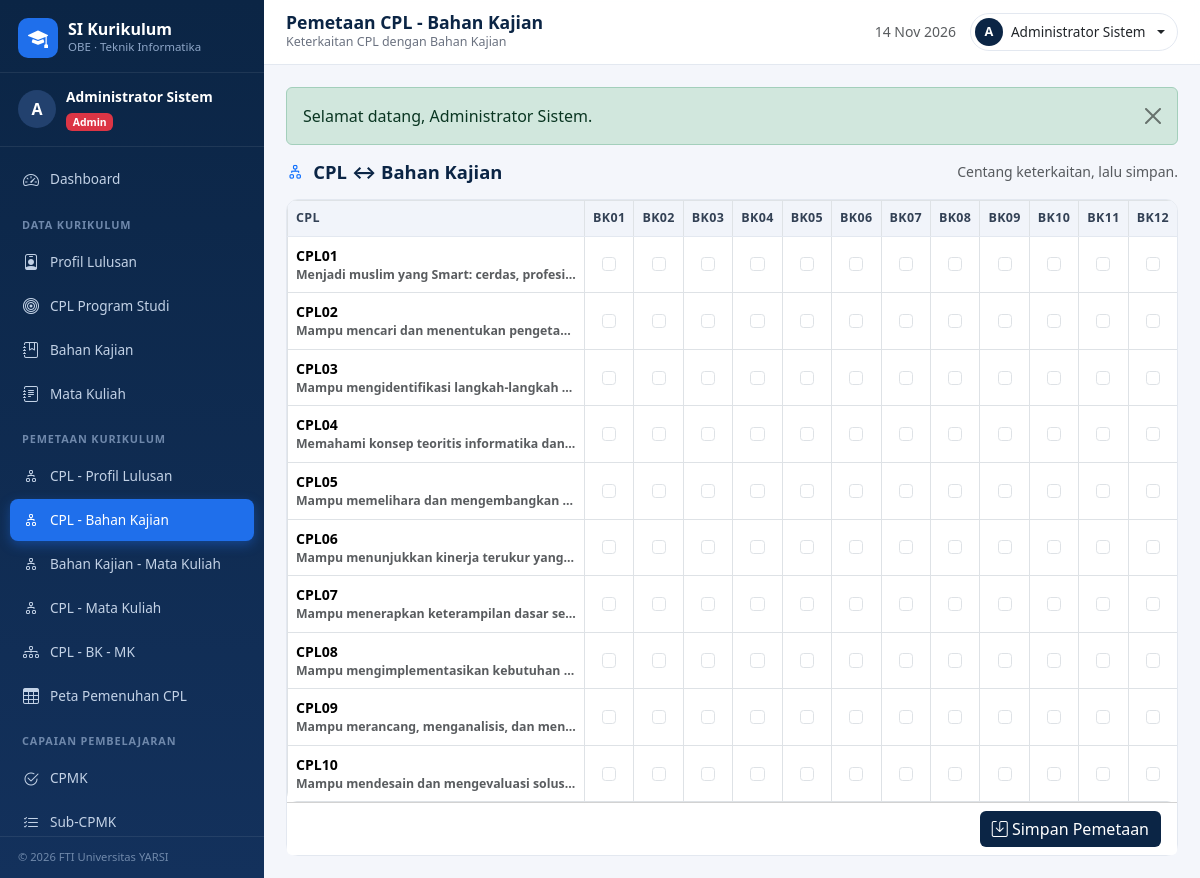
Screenshot of /pemetaan/cpl_bk.php (signed in) with the database file from the repository.
### tables this page shows
CREATE TABLE bahan_kajian (
  id INT AUTO_INCREMENT PRIMARY KEY,
  kode_bk VARCHAR(10) NOT NULL UNIQUE,
  nama_bk VARCHAR(150) NOT NULL,
  deskripsi TEXT NULL,
  acuan VARCHAR(50) NULL
);

CREATE TABLE cpl (
  id INT AUTO_INCREMENT PRIMARY KEY,
  kode_cpl VARCHAR(10) NOT NULL UNIQUE,
  deskripsi TEXT NOT NULL,
  domain VARCHAR(5) NOT NULL
);

### includes/functions.php (called while the page is built, shortened)
<?php
function e($value): string
{
    return htmlspecialchars((string)$value, ENT_QUOTES, 'UTF-8');
}
function current_role(): string
{
    return $_SESSION['user']['role'] ?? '';
}
function can_manage_master(): bool
{
    return in_array(current_role(), ['admin', 'kaprodi'], true);
}

### pemetaan/cpl_bk.php (the view, shortened to what this page needs)
<?php
$pdo = db();
$can = can_manage_master();
$cpls = $pdo->query('SELECT * FROM cpl ORDER BY kode_cpl')->fetchAll();
$bks = $pdo->query('SELECT * FROM bahan_kajian ORDER BY kode_bk')->fetchAll();
$set = [];
include __DIR__ . '/../includes/header.php';
?>
<div class="page-head"><h2><i class="bi bi-diagram-2 me-1 text-primary"></i> CPL &harr; Bahan Kajian</h2>
  <span class="text-muted small">Centang keterkaitan, lalu simpan.</span>
</div>
<form method="post">
  <div class="card">
    <div class="card-body p-0">
      <div class="table-responsive">
        <table class="table table-bordered table-matrix mb-0">
          <thead><tr><th style="min-width:180px">CPL</th><?php foreach ($bks as $bk): ?><th class="text-center" title="<?= e($bk['nama_bk']) ?>"><?= e($bk['kode_bk']) ?></th><?php endforeach; ?></tr></thead>
          <tbody>
            <?php foreach ($cpls as $cpl): ?>
              <tr>
                <td><b><?= e($cpl['kode_cpl']) ?></b><div class="text-muted small text-truncate" style="max-width:280px"><?= e($cpl['deskripsi']) ?></div></td>
                <?php foreach ($bks as $bk): ?>
                  <td class="text-center"><input class="form-check-input" type="checkbox" name="pairs[]" value="<?= $cpl['id'] ?>:<?= $bk['id'] ?>" <?= isset($set[$cpl['id'] . ':' . $bk['id']]) ? 'checked' : '' ?> <?= $can ? '' : 'disabled' ?>></td>
                <?php endforeach; ?>
              </tr>
            <?php endforeach; ?>
          </tbody>
        </table>
      </div>
    </div>
    <?php if ($can): ?><div class="card-footer bg-white text-end"><button class="btn btn-navy"><i class="bi bi-save"></i> Simpan Pemetaan</button></div><?php endif; ?>
  </div>
</form>
<?php include __DIR__ . '/../includes/footer.php'; ?>

### assets/css/style.css (style rules this page uses)
:root { --navy: #0b2545; --navy-2: #13315c; --blue: #1f6feb; --blue-2: #3d8bfd; --bg: #f4f6fb; --line: #e3e8f0; --sidebar-w: 264px; }
* { box-sizing: border-box; }
body { font-family: "Segoe UI", system-ui, -apple-system, Arial, sans-serif; background: var(--bg); color: #1f2937; }
.btn-navy { background: var(--navy); color: #fff; border: 0; }
.card { border: 1px solid var(--line); border-radius: 12px; }
.table { --bs-table-bg: #fff; }
.table thead th { background: #f1f4fa; color: #334155; font-size: .78rem; text-transform: uppercase; letter-spacing: .03em; border-bottom: 1px solid var(--line); white-space: nowrap; }
.table td { vertical-align: middle; font-size: .88rem; }
.table-matrix td, .table-matrix th { text-align: center; }
.table-matrix td:first-child, .table-matrix th:first-child { text-align: left; white-space: nowrap; font-weight: 600; }
.table-responsive { border-radius: 10px; }
.page-head { display: flex; align-items: center; justify-content: space-between; gap: 12px; flex-wrap: wrap; margin-bottom: 16px; }
.page-head h2 { font-size: 1.15rem; font-weight: 700; color: var(--navy); margin: 0; }

### rows the page displays
bahan_kajian: kode_bk "BK01"
bahan_kajian: kode_bk "BK02"
bahan_kajian: kode_bk "BK03"
bahan_kajian: kode_bk "BK04"
bahan_kajian: kode_bk "BK05"
bahan_kajian: kode_bk "BK06"
bahan_kajian: kode_bk "BK07"
bahan_kajian: kode_bk "BK08"
bahan_kajian: kode_bk "BK09"
bahan_kajian: kode_bk "BK10"
bahan_kajian: kode_bk "BK11"
bahan_kajian: kode_bk "BK12"
cpl: kode_cpl "CPL01", deskripsi "Menjadi muslim yang Smart: cerdas, profesi…"
cpl: kode_cpl "CPL02", deskripsi "Mampu mencari dan menentukan pengeta…"
cpl: kode_cpl "CPL03", deskripsi "Mampu mengidentifikasi langkah-langkah…"
cpl: kode_cpl "CPL04", deskripsi "Memahami konsep teoritis informatika dan…"
cpl: kode_cpl "CPL05", deskripsi "Mampu memelihara dan mengembangkan…"
cpl: kode_cpl "CPL06", deskripsi "Mampu menunjukkan kinerja terukur yang…"
cpl: kode_cpl "CPL07", deskripsi "Mampu menerapkan keterampilan dasar se…"
cpl: kode_cpl "CPL08", deskripsi "Mampu mengimplementasikan kebutuhan…"
cpl: kode_cpl "CPL09", deskripsi "Mampu merancang, menganalisis, dan men…"
cpl: kode_cpl "CPL10", deskripsi "Mampu mendesain dan mengevaluasi solus…"

### other values shown
substr($u['nama'] ?? 'U', 0, 1) "A"
$u['nama'] "Administrator Sistem"
$role "Admin"
$__title "Pemetaan CPL - Bahan Kajian"
$__subtitle "Keterkaitan CPL dengan Bahan Kajian"
substr($__ikm, 0, 1) "A"
$__ikm "Administrator Sistem"
$f['message'] "Selamat datang, Administrator Sistem."
